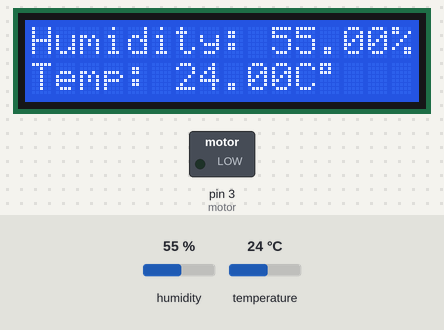
Bench run of a sketch on a simulated Arduino Uno, built with avr-gcc and run on an emulated ATmega328P. Shown: 16×2 character LCD, switched loads named in the sketch (green lamp = pin HIGH). Inputs (shaded band) come from the test bench; at power-on: temperature 24 °C, humidity 55 %. What the sketch prints to the serial monitor is not drawn.

Above: at 2.7 s.
2.8 s: temperature set to 26 °C
At 4.6 s:
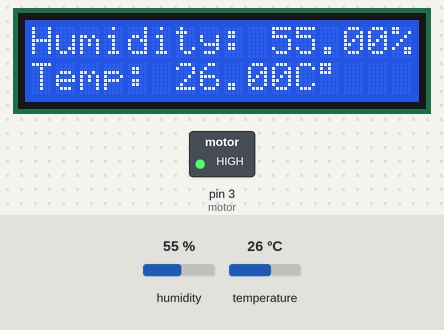
5.8 s: humidity set to 22 %
At 6.9 s:
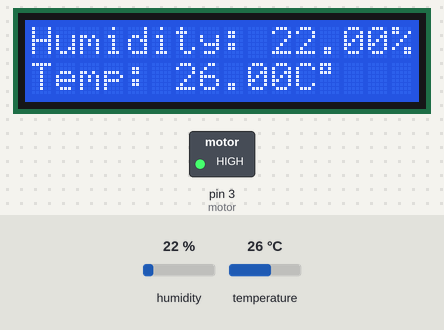
8.8 s: humidity set to 40 %
At 11.5 s:
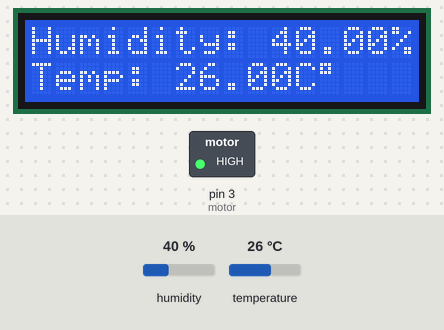
11.8 s: temperature set to 12 °C
At 13.7 s:
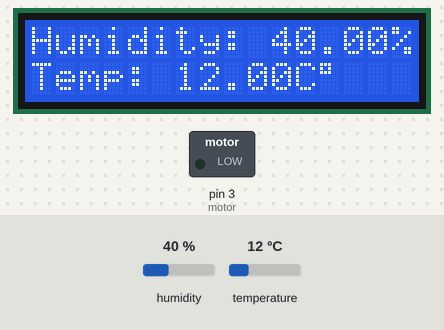
Timing chart, 0 to 15.2 s (numbered marks = the images above; inputs shaded):
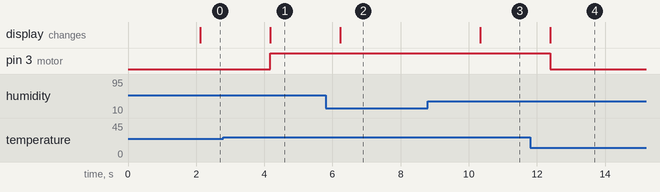

Measured:
- the behaviour switches between 24 and 25 °C on temperature (found by bisection; images 0 and 1)
- after the input at 2.8 s, pin 3 (motor): LOW → HIGH after 1.4 s; the display: changes after 1.4 s (image 1)
- after the input at 5.8 s, the display: changes after 0.42 s (image 2)
- after the input at 8.8 s, the display: changes after 1.5 s (image 3)
- after the input at 11.8 s, pin 3 (motor): HIGH → LOW after 0.58 s; the display: changes after 0.58 s (image 4)

The sketch:

motor_DHT11_LCD.ino
```cpp
#include "DHT.h"
#include <LiquidCrystal_I2C.h>

LiquidCrystal_I2C lcd(0x3F,16,2);

#define DHTPIN 6
#define DHTTYPE DHT11
DHT dht (DHTPIN, DHTTYPE);

int motor = 3;
void setup() {

Serial.begin(9600);
Serial.println(F("DHTxx test!"));

dht.begin();

lcd.init();
lcd.backlight();
}
void loop() {
delay(2000);

float humi = dht.readHumidity();
float temp = dht.readTemperature();

if (isnan(temp) || isnan(humi)){
Serial.println(F("Failed to read from DHT sensor!"));
return;
}
lcd.setCursor(0,0);
lcd.print(F("Humidity: "));
lcd.print(humi);
lcd.print(F("% "));
lcd.setCursor(0,1);
lcd.print(F("Temp: "));
lcd.print(temp);
lcd.print(F("C"));
lcd.print(char(223));
if(temp >= 25){
analogWrite(motor, 255);
} else if(temp < 25){
digitalWrite(motor, LOW);
}
}
```
